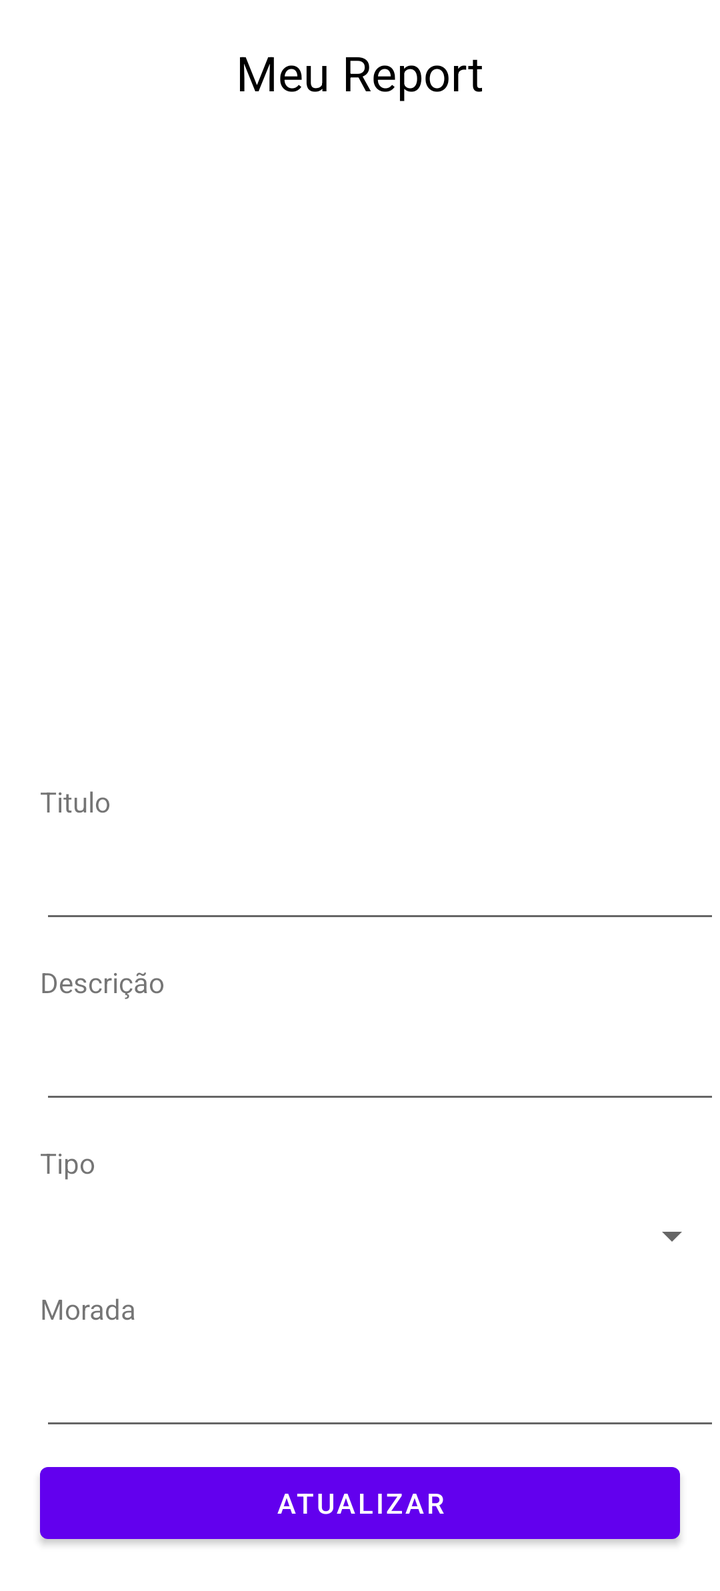
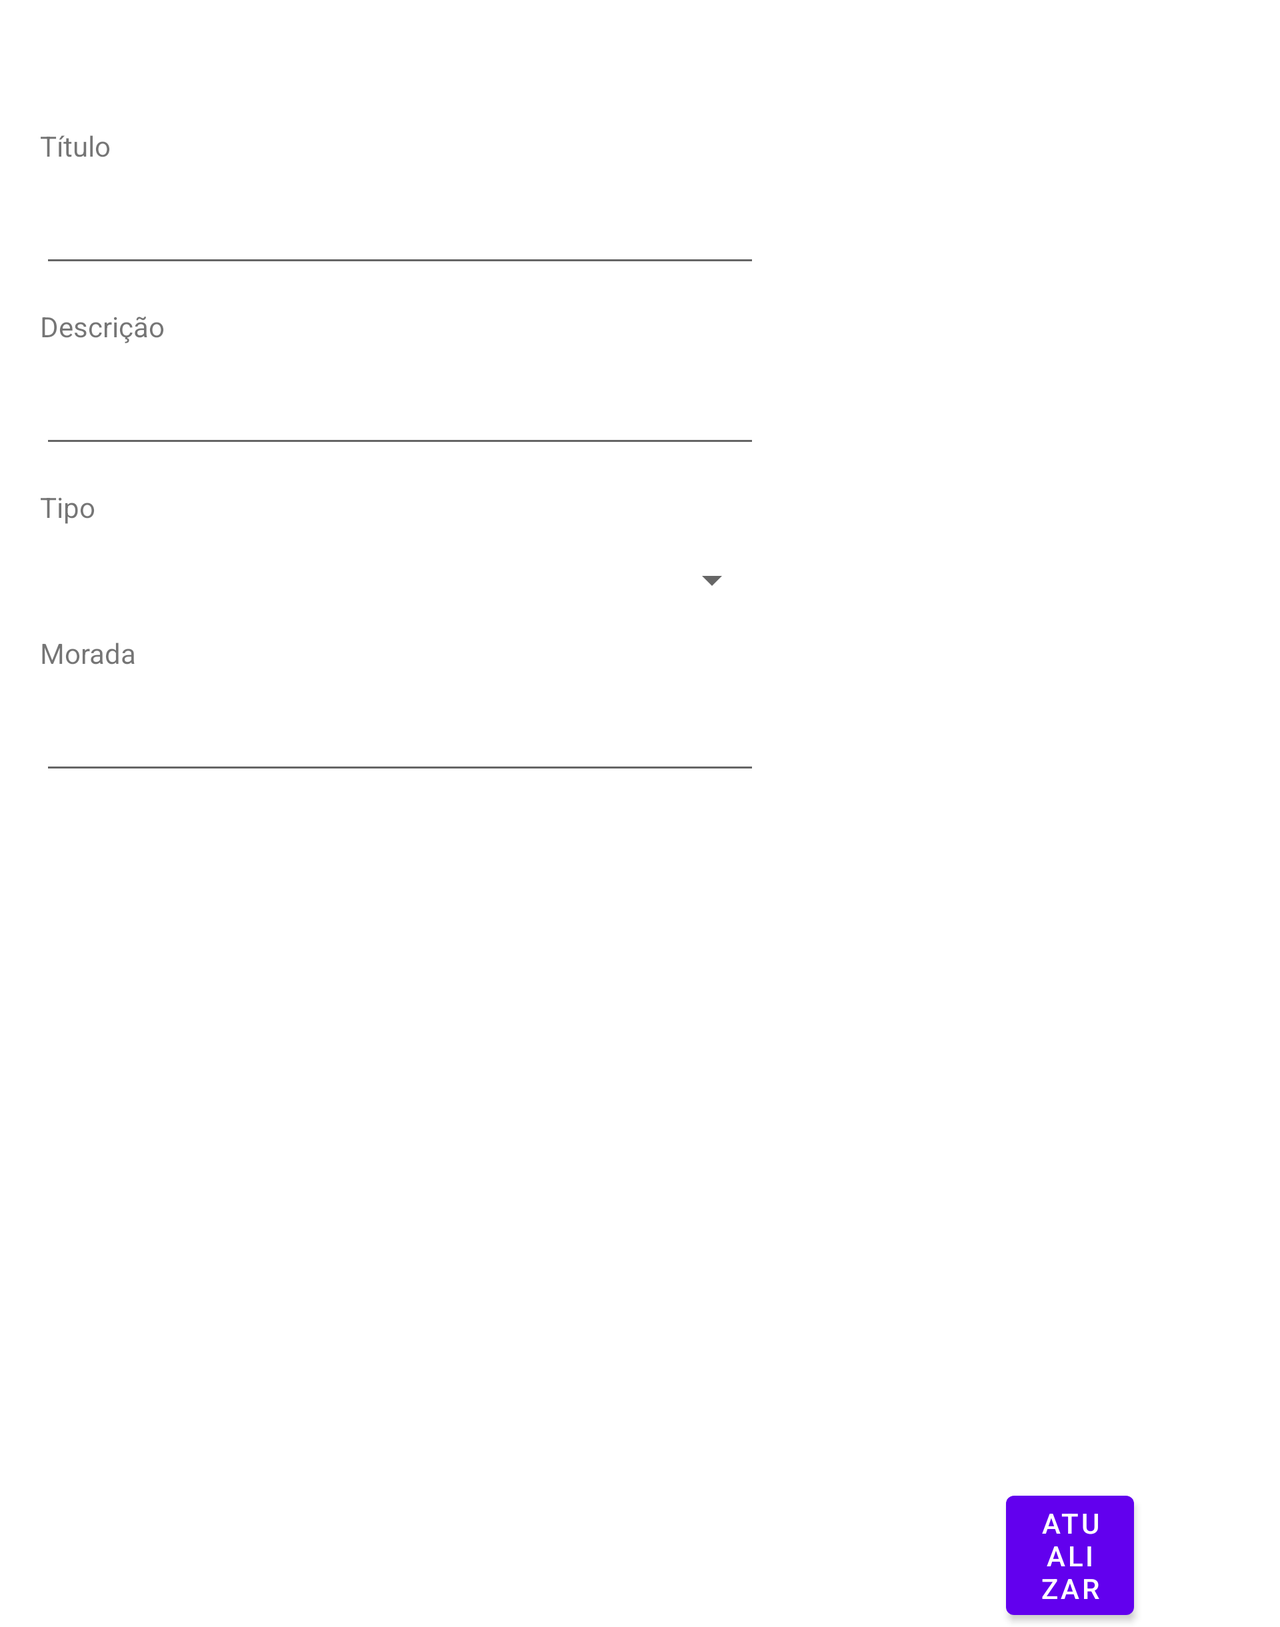

Two renders of one Android screen. The first uses the default layout on a phone; the second uses the alternative layout the repository ships for a different screen configuration, on a matching device. The two XML files are below.
<!-- AndroidManifest.xml: application theme Theme.InteligenteCidade -->
<!-- res/layout/activity_meu_report.xml -->
<?xml version="1.0" encoding="utf-8"?>
<ScrollView xmlns:android="http://schemas.android.com/apk/res/android"
    xmlns:app="http://schemas.android.com/apk/res-auto"
    xmlns:tools="http://schemas.android.com/tools"
    android:layout_width="match_parent"
    android:layout_height="match_parent"
    tools:context=".MeuReport">

<RelativeLayout
    android:id="@+id/relativo"
    android:layout_width="match_parent"
    android:layout_height="match_parent">

    <TextView
        android:id="@+id/text_dialog"
        android:layout_width="wrap_content"
        android:layout_height="wrap_content"
        android:text="Meu Report"
        android:textColor="@color/black"
        android:textAppearance="@style/TextAppearance.AppCompat.Headline"
        android:layout_marginTop="20dp"
        android:layout_centerHorizontal="true"/>

    <ImageView
        android:id="@+id/imageViewMeuReport"
        android:layout_below="@+id/text_dialog"
        android:layout_width="250dp"
        android:layout_height="250dp"
        android:layout_marginTop="20dp"
        android:padding="8dp"
        android:scaleType="centerCrop"
        android:cropToPadding="true"
        android:layout_centerHorizontal="true"/>

    <ImageView
        android:id="@+id/tirarfotoMeuReport"
        android:layout_width="62dp"
        android:layout_height="49dp"
        android:layout_marginTop="12dp"
        android:src="@drawable/ic_camera"
        android:layout_below="@id/imageViewMeuReport"
        android:layout_centerHorizontal="true"/>

    <TextView
        android:id="@+id/tituloMeuReport"
        android:layout_width="wrap_content"
        android:layout_height="wrap_content"
        android:layout_below="@id/tirarfotoMeuReport"
        android:layout_marginLeft="20dp"
        android:layout_marginTop="8dp"
        android:text="Titulo" />

    <EditText
        android:id="@+id/tituloMeuReportEdit"
        android:layout_width="360dp"
        android:layout_height="wrap_content"
        android:layout_below="@+id/tituloMeuReport"
        android:layout_marginLeft="20dp"
        android:layout_marginTop="15dp"
        android:textColor="@color/black" />

    <TextView
        android:id="@+id/descricaoMeuReport"
        android:layout_width="wrap_content"
        android:layout_height="wrap_content"
        android:layout_below="@id/tituloMeuReportEdit"
        android:text="Descrição"
        android:layout_marginTop="15dp"
        android:layout_marginLeft="20dp"/>

    <EditText
        android:id="@+id/descricaoMeuReportEdit"
        android:layout_width="360dp"
        android:layout_height="wrap_content"
        android:layout_below="@id/descricaoMeuReport"
        android:layout_marginTop="15dp"
        android:layout_marginLeft="20dp"/>

    <TextView
        android:id="@+id/tipoMeuReport"
        android:layout_width="wrap_content"
        android:layout_height="wrap_content"
        android:layout_below="@id/descricaoMeuReportEdit"
        android:text="Tipo"
        android:layout_marginTop="15dp"
        android:layout_marginLeft="20dp"/>

    <Spinner
        android:id="@+id/spinnerMeuReport"
        android:layout_width="360dp"
        android:layout_height="wrap_content"
        android:layout_below="@id/tipoMeuReport"
        android:layout_marginTop="15dp"
        android:layout_marginLeft="20dp"/>

    <TextView
        android:id="@+id/moradaMeuReport"
        android:layout_width="wrap_content"
        android:layout_height="wrap_content"
        android:layout_marginTop="15dp"
        android:layout_marginLeft="20dp"
        android:text="Morada"
        android:layout_below="@id/spinnerMeuReport"/>

    <EditText
        android:id="@+id/moradaMeuReportEdit"
        android:layout_width="360dp"
        android:layout_height="wrap_content"
        android:layout_below="@+id/moradaMeuReport"
        android:layout_marginTop="15dp"
        android:editable="false"
        android:layout_marginLeft="20dp"/>


    <LinearLayout
        android:layout_width="match_parent"
        android:layout_height="wrap_content"
        android:layout_below="@+id/moradaMeuReportEdit"
        android:layout_alignParentBottom="true"
        android:layout_marginBottom="-13dp"
        android:orientation="horizontal">

        <Button
            android:id="@+id/updateReport"
            android:layout_width="0dp"
            android:layout_height="wrap_content"
            android:layout_margin="20dp"
            android:layout_weight="1"
            android:onClick="update"
            android:text="Atualizar" />

    </LinearLayout>
</RelativeLayout>
</ScrollView>
<!-- resources referenced by this layout -->
<resources>
  <style name="Theme.InteligenteCidade" parent="Theme.MaterialComponents.DayNight.DarkActionBar">
          
          <item name="colorPrimary">@color/purple_500</item>
          <item name="colorPrimaryVariant">@color/purple_700</item>
          <item name="colorOnPrimary">@color/white</item>
          
          <item name="colorSecondary">@color/teal_200</item>
          <item name="colorSecondaryVariant">@color/teal_700</item>
          <item name="colorOnSecondary">@color/black</item>
          
          <item name="android:statusBarColor" tools:targetApi="l">?attr/colorPrimaryVariant</item>
          
      </style>
</resources>
<!-- res/layout-land/activity_meu_report.xml (the repository's variant of the layout above) -->
<!-- drawn on the phone turned sideways -->
<?xml version="1.0" encoding="utf-8"?>
<ScrollView xmlns:android="http://schemas.android.com/apk/res/android"
    xmlns:app="http://schemas.android.com/apk/res-auto"
    xmlns:tools="http://schemas.android.com/tools"
    android:layout_width="match_parent"
    android:layout_height="match_parent"
    tools:context=".MeuReport">

<RelativeLayout
    android:id="@+id/relativo"
    android:layout_width="match_parent"
    android:layout_height="wrap_content">


    <ImageView
        android:id="@+id/imageViewMeuReport"
        android:layout_width="146dp"
        android:layout_height="185dp"
        android:layout_alignParentTop="true"
        android:layout_alignParentEnd="true"
        android:layout_marginStart="145dp"
        android:layout_marginTop="20dp"
        android:layout_marginEnd="60dp"
        android:layout_toEndOf="@+id/tituloMeuReportEdit"
        android:cropToPadding="true"
        android:padding="8dp"
        android:scaleType="centerCrop" />

    <ImageView
        android:id="@+id/tirarfotoMeuReport"
        android:layout_width="62dp"
        android:layout_height="49dp"
        android:layout_below="@id/imageViewMeuReport"
        android:layout_marginTop="-199dp"
        android:src="@drawable/ic_camera" />

    <TextView
        android:id="@+id/tituloMeuReport"
        android:layout_width="wrap_content"
        android:layout_height="wrap_content"
        android:layout_below="@id/tirarfotoMeuReport"
        android:layout_marginStart="20dp"
        android:layout_marginTop="8dp"
        android:text="@string/titulo" />

    <EditText
        android:id="@+id/tituloMeuReportEdit"
        android:layout_width="360dp"
        android:layout_height="wrap_content"
        android:layout_below="@+id/tituloMeuReport"
        android:layout_marginStart="20dp"
        android:layout_marginTop="15dp"
        android:textColor="@color/black" />

    <TextView
        android:id="@+id/descricaoMeuReport"
        android:layout_width="wrap_content"
        android:layout_height="wrap_content"
        android:layout_below="@id/tituloMeuReportEdit"
        android:text="@string/descricao"
        android:layout_marginTop="15dp"
        android:layout_marginStart="20dp"/>

    <EditText
        android:id="@+id/descricaoMeuReportEdit"
        android:layout_width="360dp"
        android:layout_height="wrap_content"
        android:layout_below="@id/descricaoMeuReport"
        android:layout_marginTop="15dp"
        android:layout_marginStart="20dp"/>

    <TextView
        android:id="@+id/tipoMeuReport"
        android:layout_width="wrap_content"
        android:layout_height="wrap_content"
        android:layout_below="@id/descricaoMeuReportEdit"
        android:text="@string/tipo"
        android:layout_marginTop="15dp"
        android:layout_marginStart="20dp"/>

    <Spinner
        android:id="@+id/spinnerMeuReport"
        android:layout_width="360dp"
        android:layout_height="wrap_content"
        android:layout_below="@id/tipoMeuReport"
        android:layout_marginTop="15dp"
        android:layout_marginStart="20dp"/>

    <TextView
        android:id="@+id/moradaMeuReport"
        android:layout_width="wrap_content"
        android:layout_height="wrap_content"
        android:layout_marginTop="15dp"
        android:layout_marginStart="20dp"
        android:text="@string/morada"
        android:layout_below="@id/spinnerMeuReport"/>

    <EditText
        android:id="@+id/moradaMeuReportEdit"
        android:layout_width="360dp"
        android:layout_height="wrap_content"
        android:layout_below="@+id/moradaMeuReport"
        android:layout_marginTop="15dp"
        android:editable="false"
        android:layout_marginStart="20dp"/>


    <LinearLayout
        android:layout_width="match_parent"
        android:layout_height="wrap_content"
        android:layout_below="@+id/moradaMeuReportEdit"
        android:layout_alignParentBottom="true"
        android:layout_marginTop="-54dp"
        android:layout_marginBottom="42dp"
        android:orientation="horizontal">

    </LinearLayout>

    <Button
        android:id="@+id/updateReport"
        android:layout_width="155dp"
        android:layout_height="wrap_content"
        android:layout_below="@+id/imageViewMeuReport"
        android:layout_alignParentEnd="true"
        android:layout_alignParentBottom="true"
        android:layout_marginStart="123dp"
        android:layout_marginTop="166dp"
        android:layout_marginEnd="73dp"
        android:layout_marginBottom="371dp"
        android:layout_toEndOf="@+id/moradaMeuReportEdit"
        android:layout_weight="1"
        android:onClick="update"
        android:text="@string/atualizar" />
</RelativeLayout>
</ScrollView>
<!-- resources referenced by the variant -->
<!-- as the phone turned sideways resolves them -->
<resources>
  <string name="atualizar">Atualizar</string>
  <string name="descricao">Descrição</string>
  <string name="morada">Morada</string>
  <string name="tipo">Tipo</string>
  <string name="titulo">Título</string>
  <style name="Theme.InteligenteCidade" parent="Theme.MaterialComponents.DayNight.DarkActionBar">
          
          <item name="colorPrimary">@color/purple_500</item>
          <item name="colorPrimaryVariant">@color/purple_700</item>
          <item name="colorOnPrimary">@color/white</item>
          
          <item name="colorSecondary">@color/teal_200</item>
          <item name="colorSecondaryVariant">@color/teal_700</item>
          <item name="colorOnSecondary">@color/black</item>
          
          <item name="android:statusBarColor" tools:targetApi="l">?attr/colorPrimaryVariant</item>
          
      </style>
</resources>
